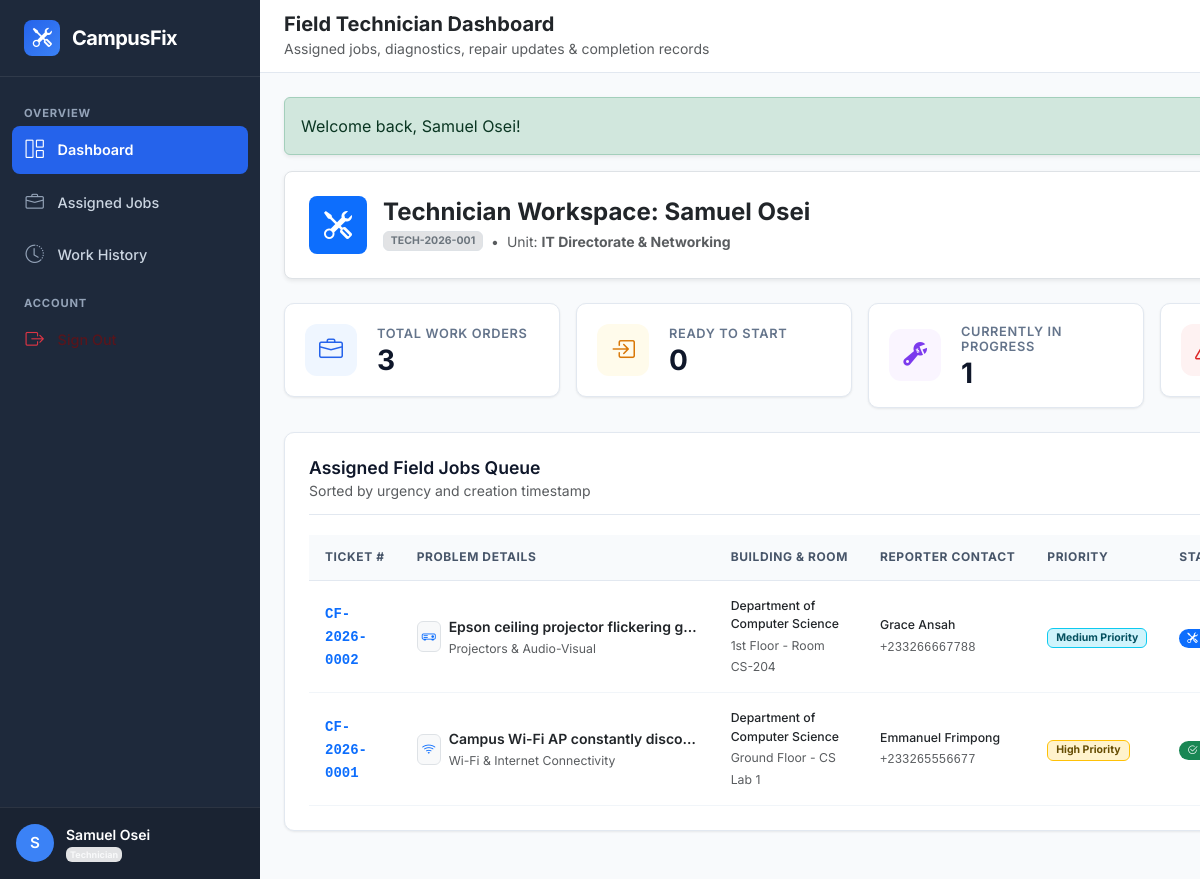
Page /technician/dashboard.php (signed in) on the committed database.
### tables this page shows
CREATE TABLE `tickets` (
  `id` INT UNSIGNED NOT NULL AUTO_INCREMENT,
  `ticket_number` VARCHAR(30) NOT NULL COMMENT 'Human-readable unique ID, e.g., CF-2026-0001',
  `reporter_id` INT UNSIGNED NOT NULL,
  `category_id` INT UNSIGNED NOT NULL,
  `location_id` INT UNSIGNED NOT NULL,
  `location_details` VARCHAR(255) DEFAULT NULL COMMENT 'Extra specific notes e.g. Near 3rd window from left',
  `title` VARCHAR(200) NOT NULL,
  `description` TEXT NOT NULL,
  `severity` ENUM('low', 'medium', 'high', 'critical') NOT NULL DEFAULT 'medium',
  `priority` ENUM('low', 'medium', 'high', 'urgent') NOT NULL DEFAULT 'medium',
  `status` ENUM('pending', 'assigned', 'in_progress', 'resolved', 'closed', 'reopened', 'cancelled') NOT NULL DEFAULT 'pending',
  `assigned_to` INT UNSIGNED DEFAULT NULL COMMENT 'Technician currently assigned',
  `assigned_at` DATETIME DEFAULT NULL,
  `resolved_at` DATETIME DEFAULT NULL,
  `closed_at` DATETIME DEFAULT NULL,
  `resolution_notes` TEXT DEFAULT NULL COMMENT 'Summary of repair work done by technician',
  `satisfaction_rating` TINYINT UNSIGNED DEFAULT NULL COMMENT '1 to 5 star rating by student reporter upon resolution',
  `satisfaction_feedback` TEXT DEFAULT NULL,
  `billing_amount` DECIMAL(10,2) NOT NULL DEFAULT 0.00 COMMENT 'Repair/Material surcharge if billable',
  `billing_description` VARCHAR(255) DEFAULT NULL COMMENT 'Reason for surcharge (e.g. Replacement Lamp/Cable)',
  `payment_status` ENUM('not_required', 'pending', 'paid', 'waived') NOT NULL DEFAULT 'not_required',
  `created_at` DATETIME NOT NULL DEFAULT CURRENT_TIMESTAMP,
  `updated_at` DATETIME NOT NULL DEFAULT CURRENT_TIMESTAMP ON UPDATE CURRENT_TIMESTAMP,
  PRIMARY KEY (`id`),
  UNIQUE KEY `uk_tickets_ticket_number` (`ticket_number`),
  KEY `idx_tickets_reporter` (`reporter_id`),
  KEY `idx_tickets_assigned_to` (`assigned_to`),
  KEY `idx_tickets_category` (`category_id`),
  KEY `idx_tickets_location` (`location_id`),
  KEY `idx_tickets_status` (`status`),
  KEY `idx_tickets_payment_status` (`payment_status`),
  KEY `idx_tickets_severity` (`severity`),
  KEY `idx_tickets_priority` (`priority`),
  KEY `idx_tickets_created_at` (`created_at`),
  CONSTRAINT `fk_tickets_reporter` FOREIGN KEY (`reporter_id`) REFERENCES `users` (`id`) ON UPDATE CASCADE,
  CONSTRAINT `fk_tickets_assigned_to` FOREIGN KEY (`assigned_to`) REFERENCES `users` (`id`) ON DELETE SET NULL ON UPDATE CASCADE,
  CONSTRAINT `fk_tickets_category` FOREIGN KEY (`category_id`) REFERENCES `categories` (`id`) ON UPDATE CASCADE,
  CONSTRAINT `fk_tickets_location` FOREIGN KEY (`location_id`) REFERENCES `campus_locations` (`id`) ON UPDATE CASCADE
);

CREATE TABLE `categories` (
  `id` INT UNSIGNED NOT NULL AUTO_INCREMENT,
  `name` VARCHAR(100) NOT NULL,
  `slug` VARCHAR(100) NOT NULL,
  `description` TEXT DEFAULT NULL,
  `department_in_charge` VARCHAR(100) DEFAULT 'General Services',
  `icon` VARCHAR(50) DEFAULT 'bi-gear' COMMENT 'Bootstrap Icon class name',
  `color_code` VARCHAR(20) DEFAULT '#0d6efd' COMMENT 'Hex color code for UI badges',
  `is_active` TINYINT(1) NOT NULL DEFAULT 1,
  `created_at` DATETIME NOT NULL DEFAULT CURRENT_TIMESTAMP,
  PRIMARY KEY (`id`),
  UNIQUE KEY `uk_categories_name` (`name`),
  UNIQUE KEY `uk_categories_slug` (`slug`),
  KEY `idx_categories_is_active` (`is_active`)
);

CREATE TABLE `campus_locations` (
  `id` INT UNSIGNED NOT NULL AUTO_INCREMENT,
  `building_name` VARCHAR(100) NOT NULL,
  `building_code` VARCHAR(20) NOT NULL,
  `floor` VARCHAR(50) NOT NULL COMMENT 'Ground Floor, 1st Floor, 2nd Floor, etc.',
  `room_number` VARCHAR(50) DEFAULT NULL COMMENT 'Room CS-101, Reading Hall A, etc.',
  `area_description` VARCHAR(255) DEFAULT NULL,
  `is_active` TINYINT(1) NOT NULL DEFAULT 1,
  `created_at` DATETIME NOT NULL DEFAULT CURRENT_TIMESTAMP,
  PRIMARY KEY (`id`),
  KEY `idx_locations_building_code` (`building_code`),
  KEY `idx_locations_is_active` (`is_active`)
);

CREATE TABLE `users` (
  `id` INT UNSIGNED NOT NULL AUTO_INCREMENT,
  `user_code` VARCHAR(30) NOT NULL COMMENT 'Unique identifier (e.g., ADM-2026-001, TECH-2026-001, STU-2026-101)',
  `full_name` VARCHAR(100) NOT NULL,
  `email` VARCHAR(150) NOT NULL,
  `phone` VARCHAR(25) DEFAULT NULL,
  `password_hash` VARCHAR(255) NOT NULL,
  `role` ENUM('student', 'technician', 'admin') NOT NULL DEFAULT 'student',
  `department` VARCHAR(100) DEFAULT NULL COMMENT 'Academic department or technical unit',
  `status` ENUM('active', 'inactive', 'suspended') NOT NULL DEFAULT 'active',
  `avatar` VARCHAR(255) DEFAULT NULL COMMENT 'Path to profile image or avatar',
  `reset_token` VARCHAR(100) DEFAULT NULL,
  `reset_token_expires_at` DATETIME DEFAULT NULL,
  `created_at` DATETIME NOT NULL DEFAULT CURRENT_TIMESTAMP,
  `updated_at` DATETIME NOT NULL DEFAULT CURRENT_TIMESTAMP ON UPDATE CURRENT_TIMESTAMP,
  PRIMARY KEY (`id`),
  UNIQUE KEY `uk_users_user_code` (`user_code`),
  UNIQUE KEY `uk_users_email` (`email`),
  KEY `idx_users_role_status` (`role`, `status`)
);

### includes/auth_guard.php (called while the page is built, shortened)
<?php
function current_user(): ?array
{
    return $_SESSION['user'] ?? null;
}

### technician/dashboard.php (the view, shortened to what this page needs)
<?php
require_once __DIR__ . '/../includes/auth_guard.php';
require_once __DIR__ . '/../includes/functions.php';
$user = current_user();
$totalAssigned = 0;
$pendingStart = 0;
$inProgress = 0;
$assignedTickets = [];
try {
    $pdo = get_db_connection();
    $stmt = $pdo->prepare("
        SELECT
            COUNT(*) as total,
            SUM(CASE WHEN status = 'assigned' THEN 1 ELSE 0 END) as pending_start_cnt,
            SUM(CASE WHEN status IN ('in_progress', 'reopened') THEN 1 ELSE 0 END) as in_progress_cnt,
            SUM(CASE WHEN status IN ('resolved', 'closed') THEN 1 ELSE 0 END) as resolved_cnt,
            SUM(CASE WHEN (priority = 'urgent' OR severity = 'critical') AND status NOT IN ('resolved', 'closed') THEN 1 ELSE 0 END) as urgent_cnt
        FROM tickets
        WHERE assigned_to = ?
    ");
    $stmt->execute([$user['id']]);
    $kpis = $stmt->fetch();
    $totalAssigned = (int) ($kpis['total'] ?? 0);
    $pendingStart  = (int) ($kpis['pending_start_cnt'] ?? 0);
    $inProgress    = (int) ($kpis['in_progress_cnt'] ?? 0);
    $tStmt = $pdo->prepare("
        SELECT t.*, c.name as category_name, c.icon as category_icon,
               l.building_name, l.floor, l.room_number,
               r.full_name as reporter_name, r.phone as reporter_phone
        FROM tickets t
        JOIN categories c ON t.category_id = c.id
        JOIN campus_locations l ON t.location_id = l.id
        JOIN users r ON t.reporter_id = r.id
        WHERE t.assigned_to = ? AND t.status NOT IN ('closed')
        ORDER BY
            CASE WHEN t.priority = 'urgent' THEN 1
                 WHEN t.severity = 'critical' THEN 2
                 WHEN t.status = 'reopened' THEN 3
                 WHEN t.status = 'in_progress' THEN 4
                 ELSE 5 END,
            t.created_at ASC
        LIMIT 12
    ");
    $tStmt->execute([$user['id']]);
    $assignedTickets = $tStmt->fetchAll();
} catch (Exception $e) {
    flash_message('danger', 'Error loading technician data: ' . $e->getMessage());
}
include_once INCLUDES_PATH . 'header.php';
include_once INCLUDES_PATH . 'sidebar.php';
?>
<div class="d-flex flex-column flex-1 w-100">
    <?php include_once INCLUDES_PATH . 'navbar.php'; ?>
    <div class="container-fluid px-0">
        <div class="p-3 p-md-4 rounded-3 mb-4 bg-white border shadow-sm">
            <div class="d-flex flex-wrap align-items-center justify-content-between gap-3">
                <div class="d-flex align-items-center gap-3">
                    <div class="bg-primary text-white rounded-3 p-3 fs-3 d-flex align-items-center justify-content-center" style="width: 58px; height: 58px;">
                        <i class="bi bi-tools"></i>
                    </div>
                    <div>
                        <h4 class="fw-bold text-dark mb-1">Technician Workspace: <?= htmlspecialchars($user['full_name']) ?></h4>
                        <div class="d-flex flex-wrap gap-2 align-items-center small text-muted">
                            <span class="badge bg-secondary-subtle text-secondary border"><?= htmlspecialchars($user['user_code']) ?></span>
                            <span>•</span>
                            <span>Unit: <strong><?= htmlspecialchars($user['department'] ?? 'Technical Services') ?></strong></span>
                        </div>
                    </div>
                </div>
            </div>
        </div>
        <div class="row g-3 mb-4">
            <div class="col-sm-6 col-xl-3">
                <div class="kpi-card">
                    <div class="kpi-icon blue"><i class="bi bi-briefcase"></i></div>
                    <div class="kpi-content">
                        <h6>Total Work Orders</h6>
                        <div class="kpi-value"><?= $totalAssigned ?></div>
                    </div>
                </div>
            </div>
            <div class="col-sm-6 col-xl-3">
                <div class="kpi-card">
                    <div class="kpi-icon amber"><i class="bi bi-box-arrow-in-right"></i></div>
                    <div class="kpi-content">
                        <h6>Ready to Start</h6>
                        <div class="kpi-value"><?= $pendingStart ?></div>
                    </div>
                </div>
            </div>
            <div class="col-sm-6 col-xl-3">
                <div class="kpi-card">
                    <div class="kpi-icon purple"><i class="bi bi-wrench-adjustable"></i></div>
                    <div class="kpi-content">
                        <h6>Currently In Progress</h6>
                        <div class="kpi-value"><?= $inProgress ?></div>
                    </div>
                </div>
            </div>
            <div class="col-sm-6 col-xl-3">
                <div class="kpi-card">
                    <div class="kpi-icon red"><i class="bi bi-exclamation-triangle"></i></div>
                </div>
            </div>
        </div>
        <div class="cf-card">
            <div class="cf-card-header">
                <div>
                    <h5 class="cf-card-title">Assigned Field Jobs Queue</h5>
                    <small class="text-muted">Sorted by urgency and creation timestamp</small>
                </div>
            </div>
            <?php if (empty($assignedTickets)): ?>
                <div class="empty-state">
                    <div class="empty-state-icon text-success"><i class="bi bi-check-circle"></i></div>
                    <h5 class="empty-state-title">All Caught Up!</h5>
                    <p class="empty-state-text">
                        You have zero active assigned tickets requiring diagnosis or repair. New assignments from administration will appear here automatically.
                    </p>
                </div>
            <?php else: ?>
                <div class="table-responsive">
                    <table class="cf-table">
                        <thead>
                            <tr>
                                <th>Ticket #</th>
                                <th>Problem Details</th>
                                <th>Building & Room</th>
                                <th>Reporter Contact</th>
                                <th>Priority</th>
                                <th>Status</th>
                            </tr>
                        </thead>
                        <tbody>
                            <?php foreach ($assignedTickets as $ticket): ?>
                                <tr>
                                    <td>
                                        <a href="<?= BASE_URL ?>technician/ticket-details.php?id=<?= $ticket['id'] ?>" class="fw-bold font-monospace text-primary text-decoration-none">
                                            <?= htmlspecialchars($ticket['ticket_number']) ?>
                                        </a>
                                    </td>
                                    <td>
                                        <div class="d-flex align-items-center gap-2">
                                            <span class="p-1 rounded bg-light border text-primary">
                                                <i class="bi <?= htmlspecialchars($ticket['category_icon']) ?>"></i>
                                            </span>
                                            <div>
                                                <div class="fw-semibold text-dark text-truncate" style="max-width: 250px;">
                                                    <?= htmlspecialchars($ticket['title']) ?>
                                                </div>
                                                <small class="text-muted"><?= htmlspecialchars($ticket['category_name']) ?></small>
                                            </div>
                                        </div>
                                    </td>
                                    <td>
                                        <div class="small fw-medium text-dark"><?= htmlspecialchars($ticket['building_name']) ?></div>
                                        <small class="text-muted"><?= htmlspecialchars($ticket['floor']) ?> - <?= htmlspecialchars($ticket['room_number'] ?? 'N/A') ?></small>
                                    </td>
                                    <td>
                                        <div class="small fw-medium text-dark"><?= htmlspecialchars($ticket['reporter_name']) ?></div>
                                        <small class="text-muted font-monospace"><?= htmlspecialchars($ticket['reporter_phone'] ?? 'No phone') ?></small>
                                    </td>
                                    <td><?= render_priority_badge($ticket['priority']) ?></td>
                                    <td><?= render_status_badge($ticket['status']) ?></td>
                                </tr>
                            <?php endforeach; ?>
                        </tbody>
                    </table>
                </div>
            <?php endif; ?>
        </div>
    </div>
</div>
<?php include_once INCLUDES_PATH . 'footer.php'; ?>

### includes/functions.php (shortened to what this page needs)
<?php
require_once __DIR__ . '/auth_guard.php';
function render_status_badge(string $status): string
{
    $statusMap = [
        'pending'     => ['class' => 'bg-warning text-dark', 'icon' => 'bi-clock-history', 'label' => 'Pending'],
        'assigned'    => ['class' => 'bg-info text-dark',    'icon' => 'bi-person-check',  'label' => 'Assigned'],
        'in_progress' => ['class' => 'bg-primary text-white', 'icon' => 'bi-tools',         'label' => 'In Progress'],
        'resolved'    => ['class' => 'bg-success text-white', 'icon' => 'bi-check2-circle', 'label' => 'Resolved'],
        'closed'      => ['class' => 'bg-secondary text-white', 'icon' => 'bi-lock',        'label' => 'Closed'],
        'reopened'    => ['class' => 'bg-danger text-white',  'icon' => 'bi-arrow-clockwise', 'label' => 'Reopened'],
        'cancelled'   => ['class' => 'bg-dark text-white',    'icon' => 'bi-x-circle',      'label' => 'Cancelled']
    ];
    $cfg = $statusMap[strtolower($status)] ?? ['class' => 'bg-secondary text-white', 'icon' => 'bi-question-circle', 'label' => ucfirst($status)];
    return sprintf(
        '<span class="badge %s px-2 py-1 rounded-pill fw-semibold d-inline-flex align-items-center gap-1"><i class="bi %s"></i> %s</span>',
        $cfg['class'],
        $cfg['icon'],
        htmlspecialchars($cfg['label'])
    );
}
function render_priority_badge(string $priority): string
{
    $map = [
        'low'    => ['class' => 'bg-light text-muted border', 'label' => 'Low Priority'],
        'medium' => ['class' => 'bg-info-subtle text-info-emphasis border border-info', 'label' => 'Medium Priority'],
        'high'   => ['class' => 'bg-warning-subtle text-warning-emphasis border border-warning', 'label' => 'High Priority'],
        'urgent' => ['class' => 'bg-danger text-white fw-bold', 'label' => 'URGENT SLA']
    ];
    $cfg = $map[strtolower($priority)] ?? ['class' => 'badge bg-secondary', 'label' => ucfirst($priority)];
    return sprintf('<span class="badge %s px-2 py-1 rounded-2">%s</span>', $cfg['class'], htmlspecialchars($cfg['label']));
}

### rows in the picture
tickets: ticket_number "CF-2026-0002", title "Epson ceiling projector flickering g…", category.name "Projectors & Audio-Visual", location.building_name "Department of Computer Science", location.floor "1st Floor", location.room_number "Room CS-204", reporter.full_name "Grace Ansah", reporter.phone "+233266667788", priority "Medium Priority"
tickets: ticket_number "CF-2026-0001", title "Campus Wi-Fi AP constantly disco…", category.name "Wi-Fi & Internet Connectivity", location.building_name "Department of Computer Science", location.floor "Ground Floor", location.room_number "CS Lab 1", reporter.full_name "Emmanuel Frimpong", reporter.phone "+233265556677", priority "High Priority"

### other values in the picture
substr($user['full_name'], 0, 1) "S"
$user['full_name'] "Samuel Osei"
$user['role'] "Technician"
$pageHeading "Field Technician Dashboard"
$pageSubtitle "Assigned jobs, diagnostics, repair updates & completion records"
$f['message'] "Welcome back, Samuel Osei!"
$user['user_code'] "TECH-2026-001"
$user['department'] "IT Directorate & Networking"
$totalAssigned "3"
$pendingStart "0"
$inProgress "1"
